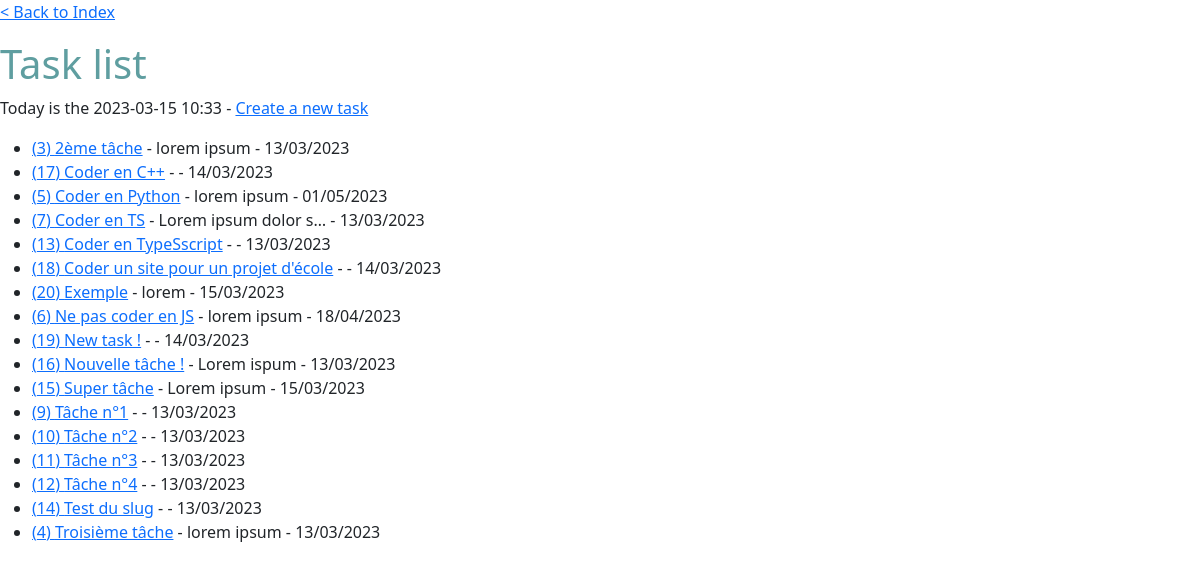
Page /todo/ on the earlier database version.
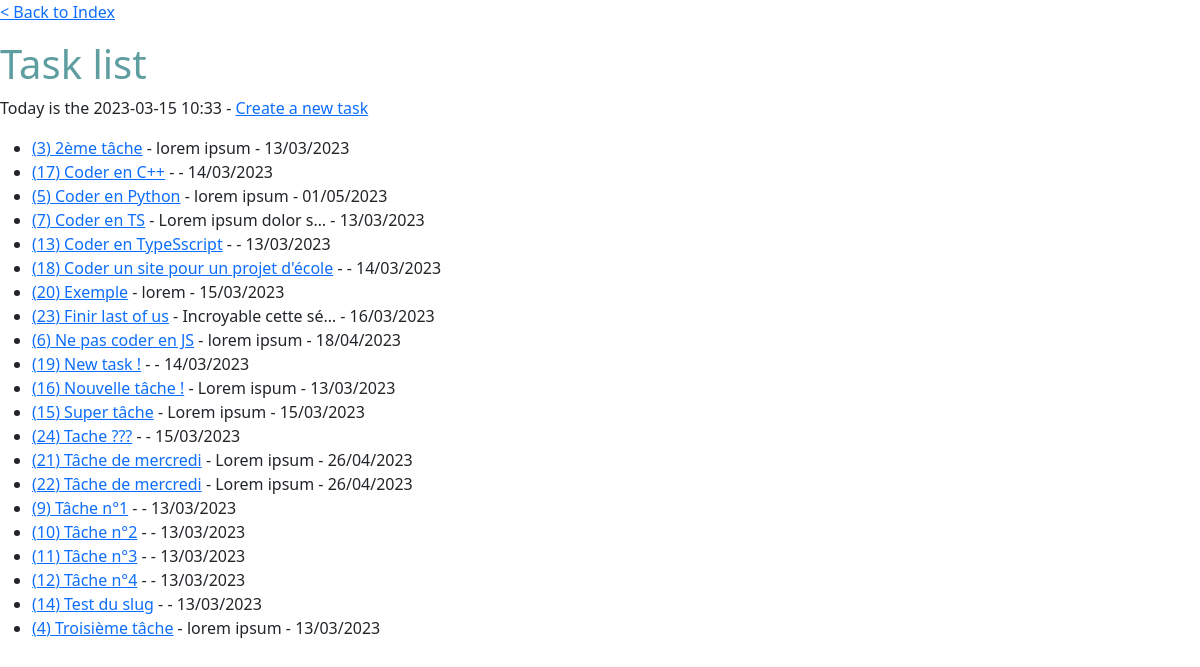
Same page on the later database version.
### todo/models.py (models this page shows, shortened)
class Task(models.Model):
    category = models.ForeignKey(Category, on_delete=models.SET_NULL, null=True)
    tag = models.ManyToManyField(Tag)
    name = models.CharField(max_length=50, blank=False)
    description = models.TextField(blank=True)
    created_date = models.DateField(auto_now=True)
    due_date = models.DateField(default=date.today)
    closed = models.BooleanField(default=False)
    slug = models.SlugField(null=True)
    class Meta:
        ordering = ['slug']
        verbose_name = "Tâche"

### todo/views.py (the view)
# urls.py: path('', tasks_list, name="task-list"),
def tasks_list(request):
    task_list = Task.objects.all()
    tag_list = Tag.objects.all()
    context = {
        "task_list":task_list,
        "tag_list":tag_list
    }
    return render(request=request, template_name="todo/list.dj.html", context=context)

### todo/templates/todo/list.dj.html (shortened to what this page needs)
{% extends 'base.dj.html' %}
{% load static %}
{% block app-ressources %}
    <link rel="stylesheet" href="{% static 'todo/css/todo_style.css' %}">
{% endblock app-ressources %}
{% block content %}
    <p><a href="{% url 'index' %}">< Back to Index</a></p>
    <h1>Task list</h1>
    <p>Today is the {% now "Y-m-d H:i" %} - <a href="{% url 'task-create' %}">Create a new task</a></p>
    <ul>
        {% for t in task_list %}
            {% if t.name|length >= 7 %}
            <li><a href="{% url 'task-slug' t.slug %}">({{ t.id }}) {{ t.name }}</a> -
                    {{ t.description|truncatechars:20 }} - {{ t.due_date|date:'d/m/Y' }}</li>
            {% endif %}
        {% endfor %}
    </ul>
{% endblock content %}

### templates/base.dj.html (shortened to what this page needs)
{% load static %}
<!DOCTYPE html>
<html lang="en">
<head>
    <link href="https://cdn.jsdelivr.net/npm/bootstrap@5.3.0-alpha1/dist/css/bootstrap.min.css" rel="stylesheet">
    <link rel="stylesheet" href="{% static 'css/style.css' %}">
    {% block app-ressources %}{% endblock app-ressources %}
</head>
<body>
    {% block content %}{% endblock content %}
</body>
</html>

### todo/static/todo/css/todo_style.css (style rules this page uses)
h1 { color: cadetblue; }

Differences in the rows shown:
added Task: id "23", name "Finir last of us", description "Incroyable cette sé…", due_date "16/03/2023"
added Task: id "24", name "Tache ???", due_date "15/03/2023"
added Task: id "21", name "Tâche de mercredi", description "Lorem ipsum", due_date "26/04/2023"
added Task: id "22", name "Tâche de mercredi", description "Lorem ipsum", due_date "26/04/2023"
